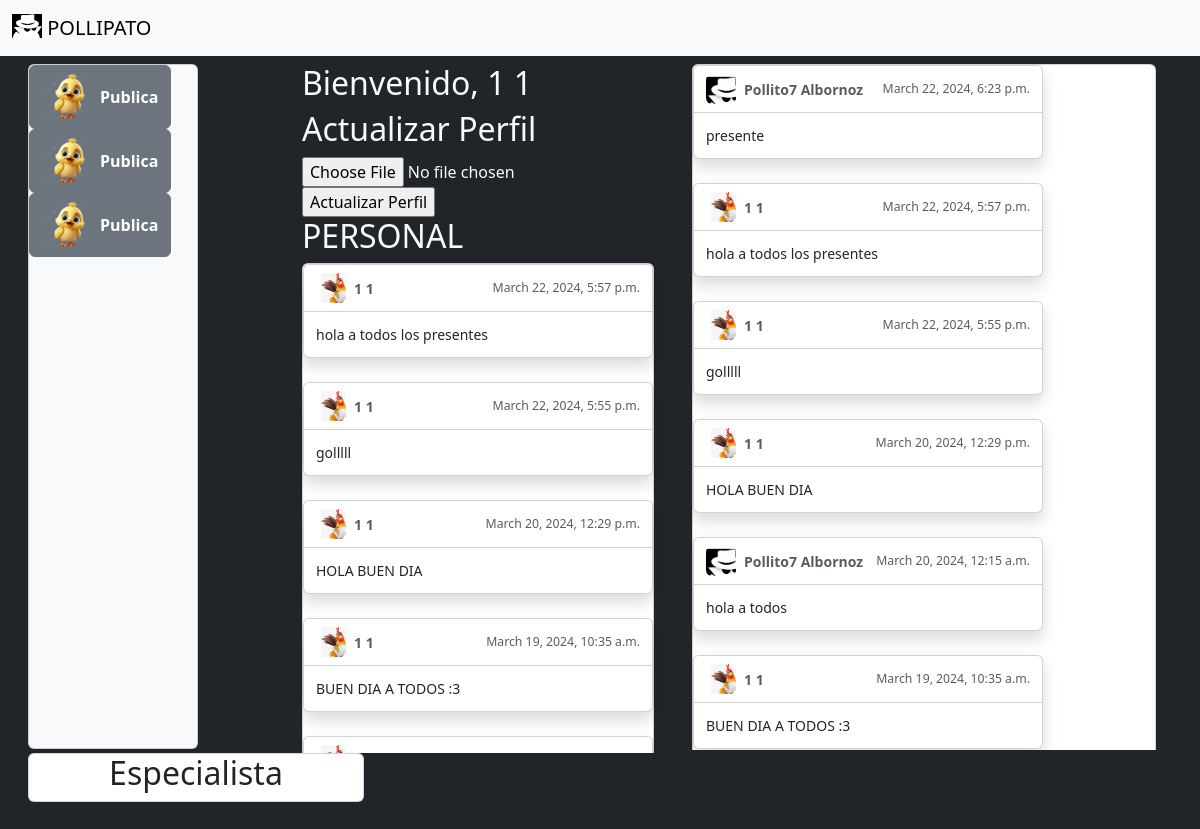
The page /feed/ (signed in) on the database its author committed.
### feed/models.py (models this page shows, shortened)
class Publicacion(models.Model):
    usuario = models.ForeignKey(Usuario, on_delete=models.CASCADE, null=True, blank=True)
    publicacion = models.CharField(max_length=500)
    fecha_creacion = models.DateTimeField(default=timezone.now)

class PublicacionEfimero(models.Model):
    usuario = models.ForeignKey(UsuarioEfimero, on_delete=models.CASCADE, null=True, blank=True)
    publicacion = models.CharField(max_length=500)
    fecha_creacion = models.DateTimeField(default=timezone.now)

### inicio/models.py (models this page shows, shortened)
class Usuario(models.Model):
    nombre = models.CharField(max_length=50, default='')
    apellido = models.CharField(max_length=50, default='')
    usuario =  models.CharField(max_length=50, default='')
    contraseña = models.CharField(max_length=50, default='')
    foto_perfil = models.ImageField(upload_to='perfil/', null=True, blank=True)
    fecha_creacion = models.DateTimeField(default=timezone.now)

class UsuarioEfimero(models.Model):
    nombre = models.CharField(max_length=50)
    apellido = models.CharField(max_length=50)
    foto = models.ImageField(upload_to='fotos_incognito/', default='incognito.jpg')
    fecha_creacion = models.DateTimeField(default=timezone.now)

### feed/views.py (the view, shortened to what this page needs)
# urls.py: path('',views.feed, name='feed'),
def feed(request):
    nombre = request.session.get('nombre')
    apellido = request.session.get('apellido')
    especialistas = Especialista.objects.order_by('-fecha_creacion').all()
    publicaciones = Publicacion.objects.all().order_by('-fecha_creacion')
    publicaciones_efimeras = PublicacionEfimero.objects.all().order_by('-fecha_creacion')
    publicaciones_combinadas = sorted(
        chain(publicaciones, publicaciones_efimeras),
        key=lambda x: x.fecha_creacion,
        reverse=True
    )
    class PublicacionForm(forms.ModelForm):
        class Meta:
            model = Publicacion
            fields = ['publicacion']
    usuario = Usuario.objects.get(nombre=nombre, apellido=apellido)
    if usuario.foto_perfil:
        foto_perfil = usuario.foto_perfil.url
    else:
        foto_perfil = None
    return render(request, 'feed.html', {'nombre': nombre, 'apellido': apellido, "usuario":usuario, 'publicaciones_combinadas': publicaciones_combinadas, 'form': PublicacionForm(), 'foto_perfil': foto_perfil, 'especialistas': especialistas})

### feed/views.py
    class PublicacionForm(forms.ModelForm):
        class Meta:
            model = Publicacion
            fields = ['publicacion']

### feed/templates/feed.html (shortened to what this page needs)
{% load static %}
<!DOCTYPE html>
<html lang="en">
<head>
</head>
<link rel="stylesheet" type="text/css" href="{% static 'feed.css' %}">
<link href="https://cdn.jsdelivr.net/npm/bootstrap@5.3.3/dist/css/bootstrap.min.css" rel="stylesheet">
<body class="p-3 mb-2 bg-dark text-light">
    <nav class="navbar navbar-expand-lg bg-body-tertiary fixed-top">
        <div class="container-fluid">
          <a class="navbar-brand" href="#">
            <img src="/media/fotos_incognito/incognito.jpg" alt="Logo" width="30" height="24" class="d-inline-block align-text-top">
            POLLIPATO
          </a>
        </div>
    </nav>
    <div class="container-fluid">
        <div class="row">
            <div class="col">
                <div class="card bg-body-tertiary" style="width: 10.6rem; height: 685px;">
                    <div class="btn-group-vertical">
                        <div class="dropend">
                            <button type="button" class="btn btn-secondary d-flex align-items-center" data-bs-toggle="dropdown" aria-expanded="false" aria-controls="outside">
                                <img src="/media/fotos_incognito/pollipato.png" alt="Icono 1" width="50" height="50" class="me-2">
                                <strong>Publica</strong>
                            </button>
                        </div>
                        <div class="dropend">
                            <button type="button" class="btn btn-secondary d-flex align-items-center" data-bs-toggle="dropdown" aria-expanded="false" aria-controls="outside">
                                <img src="/media/fotos_incognito/pollipato.png" alt="Icono 1" width="50" height="50" class="me-2">
                                <strong>Publica</strong>
                            </button>
                        </div>
                        <div class="dropend">
                            <button type="button" class="btn btn-secondary d-flex align-items-center" data-bs-toggle="dropdown" aria-expanded="false" aria-controls="outside">
                                <img src="/media/fotos_incognito/pollipato.png" alt="Icono 1" width="50" height="50" class="me-2">
                                <strong>Publica</strong>
                            </button>
                        </div>
                    </div>
                </div>
            </div>
            <div class="col">
                {% if nombre %}
                <h2>Bienvenido, {{ nombre }} {{ apellido }}</h2>
                {% endif %}
                <h2>Actualizar Perfil</h2>
                {% if form %}
                <form method="post" enctype="multipart/form-data">
                    {% if nombre %}
                    <input type="file" name="foto"><br>
                    {% endif %}
                    <input type="submit" value="Actualizar Perfil">
                </form>
                {% endif %}
                <h2>PERSONAL</h2>
                <div class="overflow-auto" style="max-height: 490px; width: 366px;">
                    <div class="card text mb-3" style="width: 22rem;">
                        <div class="toast-container position-static">
                            {% for publicacion in publicaciones_combinadas %}
                                {% if publicacion.usuario == usuario %}
                                    <div class="toast fade show" role="alert" aria-live="assertive" aria-atomic="true">
                                        <div class="publicacion">
                                            <div class="toast-header">
                                                <svg class="bd-placeholder-img rounded me-2" width="30" height="30" xmlns="http://www.w3.org/2000/svg" aria-hidden="true" preserveAspectRatio="xMidYMid slice" focusable="false">
                                                    {% if publicacion.usuario.foto_perfil %}
                                                    <image href="{{ publicacion.usuario.foto_perfil.url }}" alt="Foto de perfil" width="40" height="40"/>
                                                    {% else %}
                                                    <image href="/media/fotos_incognito/incognito.jpg" alt="Foto de perfil" width="40" height="40"/>
                                                    {% endif %}
                                                </svg>
                                                <strong class="me-auto">{{ publicacion.usuario.nombre }} {{ publicacion.usuario.apellido }}</strong>
                                                <small>{{ publicacion.fecha_creacion }}</small>
                                            </div>
                                            <div class="toast-body">
                                                {{ publicacion.publicacion }}
                                            </div>
                                        </div>
                                    </div>
                                {% endif %}
                            {% endfor %}
                        </div>
                    </div>
                </div>
            </div>
            <div class="col">
                <div class="overflow-y-auto" style="max-height: 686px; width: 480px;">
                    <div class="card text mb-3" style="width: 29rem;">
                        <div class="toast-container position-static">
                            {% for publicacion in publicaciones_combinadas %}
                            <div class="toast fade show" role="alert" aria-live="assertive" aria-atomic="true">
                                <div class="publicacion">
                                    <div class="toast-header">
                                        <svg class="bd-placeholder-img rounded me-2" width="30" height="30" xmlns="http://www.w3.org/2000/svg" aria-hidden="true" preserveAspectRatio="xMidYMid slice" focusable="false">
                                            {% if publicacion.usuario.foto_perfil %}
                                            <image href="{{ publicacion.usuario.foto_perfil.url }}" alt="Foto de perfil" width="40" height="40"/>
                                            {% else %}
                                            <image href="/media/fotos_incognito/incognito.jpg" alt="Foto de perfil" width="40" height="40"/>
                                            {% endif %}
                                        </svg>
                                        <strong class="me-auto">{{ publicacion.usuario.nombre }} {{ publicacion.usuario.apellido }}</strong>
                                        <small>{{ publicacion.fecha_creacion }}</small>
                                    </div>
                                    <div class="toast-body">
                                        {{ publicacion.publicacion }}
                                    </div>
                                </div>
                            </div>
                            {% endfor %}
                        </div>
                    </div>
                </div>
            </div>
            <div class="col">
                <div class="card text-center mb-3" style="width: 21rem;">
                    <h2>Especialista</h2>
                </div>
            </div>
        </div>
    </div>
</body>
</html>

### rows shown on the page
Publicacion: usuario.nombre "1", usuario.apellido "1", fecha_creacion "March 22, 2024, 5:57 p.m.", publicacion "hola a todos los presentes"
Publicacion: usuario.nombre "1", usuario.apellido "1", fecha_creacion "March 22, 2024, 5:55 p.m.", publicacion "golllll"
Publicacion: usuario.nombre "1", usuario.apellido "1", fecha_creacion "March 20, 2024, 12:29 p.m.", publicacion "HOLA BUEN DIA"
Publicacion: usuario.nombre "1", usuario.apellido "1", fecha_creacion "March 19, 2024, 10:35 a.m.", publicacion "BUEN DIA A TODOS :3"
PublicacionEfimero: usuario.nombre "Pollito7", usuario.apellido "Albornoz", fecha_creacion "March 22, 2024, 6:23 p.m.", publicacion "presente"
PublicacionEfimero: usuario.nombre "Pollito7", usuario.apellido "Albornoz", fecha_creacion "March 20, 2024, 12:15 a.m.", publicacion "hola a todos"

### other values the page prints
{{ nombre }} "1"
{{ apellido }} "1"
